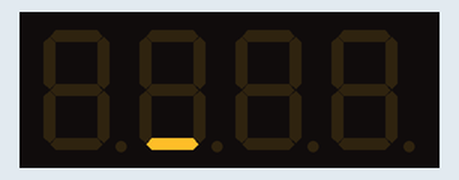
A sketch run on a simulated Arduino Uno, built with avr-gcc and run on an emulated ATmega328P. Parts: 4-digit seven-segment display.

Above: at 0.1 s.

The sketch:

displayTester.ino.ino
```cpp
#include <TM1637Display.h>

#define CLK 14  // Change this to the pin you've connected to CLK
#define DIO 15  // Change this to the pin you've connected to DIO

TM1637Display display(CLK, DIO);

void setup() {
  display.setBrightness(7);

}

void loop() {
  byte data[] = {0, 0, 0, 0};
  data[1] = 0b00001000; // Turn on the middle segment
  display.setSegments(data);
  delay(2000); // Display for 2 seconds
  display.clear();
  delay(1000); // Pause for 1 second

}
```
